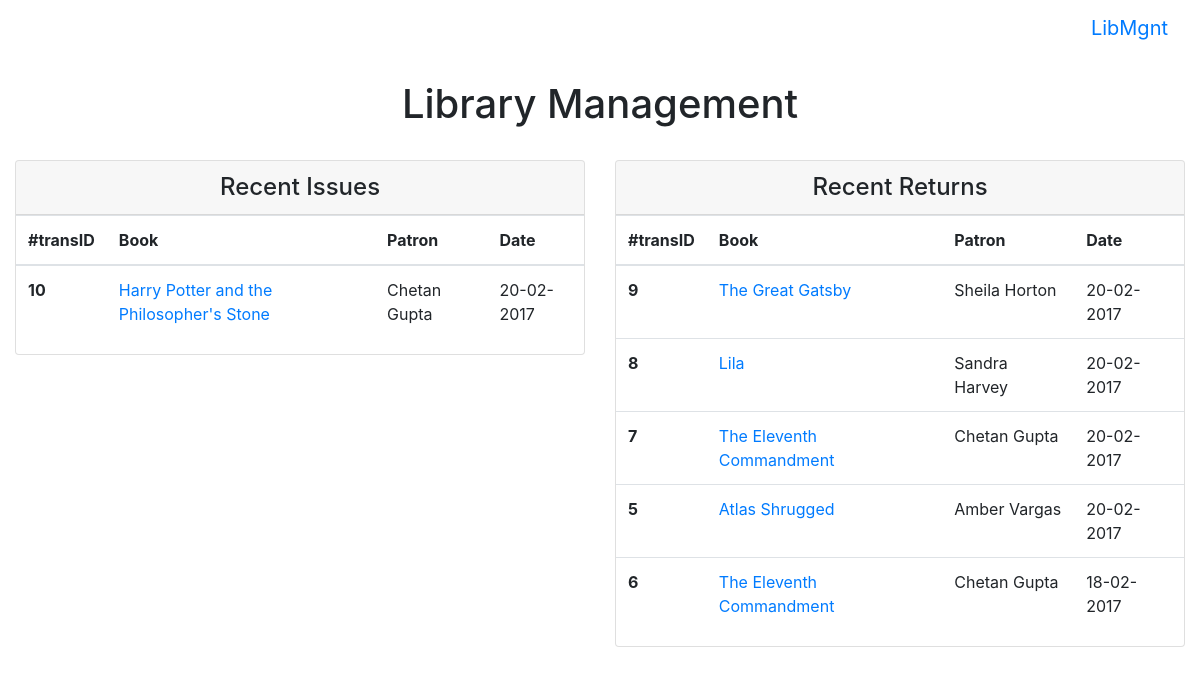
The page / (signed in) on the database as committed earlier.
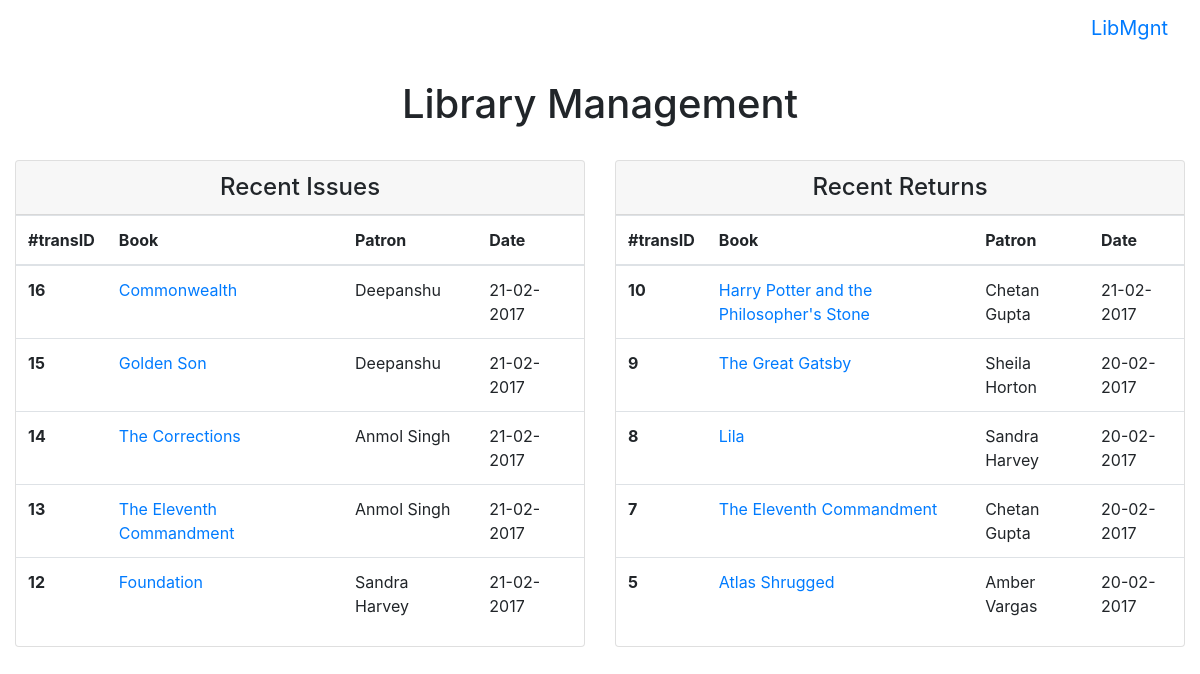
The same page on the database as committed later.
### tables this page shows
CREATE TABLE issue(
	transID INTEGER PRIMARY KEY AUTOINCREMENT,
	bookID INTEGER,
	patronID INTEGER,
	librarianID INTEGER,
	issueDate DATE,
	FOREIGN KEY (bookID) REFERENCES book(id),
	FOREIGN KEY (patronID) REFERENCES patron(id),
	FOREIGN KEY (librarianID) REFERENCES librarian(id));

CREATE TABLE "book" (
	`id`	INTEGER PRIMARY KEY AUTOINCREMENT,
	`title`	VARCHAR(50) NOT NULL,
	`author`	VARCHAR(50) NOT NULL,
	`publishDate`	DATE,
	`publisher`	VARCHAR(50),
	`isbn13`	VARCHAR(13) UNIQUE,
	`supplierID`	INTEGER,
	FOREIGN KEY(`supplierID`) REFERENCES supplier ( id )
);

CREATE TABLE patron(
	id INTEGER PRIMARY KEY AUTOINCREMENT,
	cardNum INTEGER UNIQUE,
	name VARCHAR(50),
	dob DATE,
	doj DATE,
	address TEXT,
	phone VARCHAR(10),
	borrowLimit INTEGER DEFAULT 2);

CREATE TABLE issue_history(
	transID INTEGER PRIMARY KEY,
	bookID INTEGER,
	patronID INTEGER,
	issuedbyID INTEGER,
	returnedtoID INTEGER,
	issueDate DATE,
	returnDate DATE,
	lateFees INTEGER,
	FOREIGN KEY (bookID) REFERENCES book(id),
	FOREIGN KEY (patronID) REFERENCES patron(id),
	FOREIGN KEY (issuedbyID) REFERENCES librarian(id),
	FOREIGN KEY (returnedtoID) REFERENCES librarian(id));

### server.py (the view)
@app.route("/")
def home():
	payload = {}
	if current_user.is_authenticated is not False:
		latest_issues = db_util.getLatestIssues()
		latest_returns = db_util.getLatestReturns()
		payload['issues'] = latest_issues
		payload['returns'] = latest_returns
	return render_template("home.html", payload=payload)

### db_util.py (called while the page is built)
def getLatestIssues():
	try:
		cursor.execute('''SELECT transID,bookID,title,patronID,name,issueDate
			FROM issue,book,patron
			WHERE bookID=book.id AND patronID=patron.id
			ORDER BY issueDate DESC, transID DESC;''')
		issues = cursor.fetchall()
		return issues
	except Exception as e:
		print(e)
		return None

def getLatestReturns():
	try:
		cursor.execute('''SELECT transID,bookID,title,patronID,name,returnDate
			FROM issue_history,book,patron
			WHERE bookID=book.id AND patronID=patron.id
			ORDER BY returnDate DESC, transID DESC;''')
		returns = cursor.fetchall()
		return returns
	except Exception as e:
		print(e)
		return None

### librarian.py (called while the page is built)
	def get(self, username):
		try:
			cursor.execute('''SELECT * FROM librarian WHERE username=:username''', (username, ))
			librarian = cursor.fetchone()
			self.librarianID = librarian[0]
			self.username = librarian[1]
			self.password = librarian[2]
			self.authenticated = False
			return self
		except Exception as e:
			print(e)
			return None

### server.py (called while the page is built)
@login_manager.user_loader
def user_loader(username):
	return Librarian().get(username)

### templates/home.html (shortened to what this page needs)
{% extends "base.html" %}
{% block body %}
{% if current_user.is_authenticated %}
<div class="container-fluid" >
<div class="text-center">
		<h1>Library Management</h1>
		<br>
	</div>
	<div class="row">
		<div class="col-sm-6" >
			<div class="card card-outline-primary">
				<h4 class="card-header text-center card-outline-primary">
					Recent Issues
				</h4>
				<div class="card-block table-responsive">
					<table class="table table-hover">
						<thead>
							<tr>
							<th>#transID</th>
								<th>Book</th>
								<th>Patron</th>
								<th>Date</th>
							</tr>
						</thead>
						<tbody>
							{% for issue in payload.issues[:5] %}
							<tr>
								<th scope="row">{{issue[0]}}</th>
								<td><a href="/book/{{issue[1]}}">{{issue[2]}}</a></td>
								<td>{{issue[4]}}</td>
								<td>{{issue[5]}}</td>
							</tr>
							{% endfor %}
						</tbody>
					</table>
				</div>
			</div>
		</div>
		<div class="col-sm-6" >
			<div class="card card-outline-primary">
				<h4 class="card-header text-center card-outline-primary">
					Recent Returns
				</h4>
				<div class="card-block table-responsive">
					<table class="table table-hover">
						<thead>
							<tr>
							<th>#transID</th>
								<th>Book</th>
								<th>Patron</th>
								<th>Date</th>
							</tr>
						</thead>
						<tbody>
							{% for returned in payload.returns[:5] %}
							<tr>
								<th scope="row">{{returned[0]}}</th>
								<td><a href="/book/{{returned[1]}}">{{returned[2]}}</a></td>
								<td>{{returned[4]}}</td>
								<td>{{returned[5]}}</td>
							</tr>
							{% endfor %}
						</tbody>
					</table>
				</div>
			</div>
		</div>
	</div>
</div>
<br><br>
{% endif %}
{% endblock %}

Rows that differ between the two databases and show on the page:
removed issue: transID "10", title "Harry Potter and the Philosopher's Stone", name "Chetan Gupta", issueDate "20-02-2017"
no longer on this page (row unchanged): issue_history: transID "6", title "The Eleventh Commandment", name "Chetan Gupta", returnDate "18-02-2017"
added issue: transID "16", title "Commonwealth", name "Deepanshu", issueDate "21-02-2017"
added issue: transID "15", title "Golden Son", name "Deepanshu", issueDate "21-02-2017"
added issue: transID "14", title "The Corrections", name "Anmol Singh", issueDate "21-02-2017"
added issue: transID "13", title "The Eleventh Commandment", name "Anmol Singh", issueDate "21-02-2017"
added issue: transID "12", title "Foundation", name "Sandra Harvey", issueDate "21-02-2017"
added issue_history: transID "10", title "Harry Potter and the Philosopher's Stone", name "Chetan Gupta", returnDate "21-02-2017"
